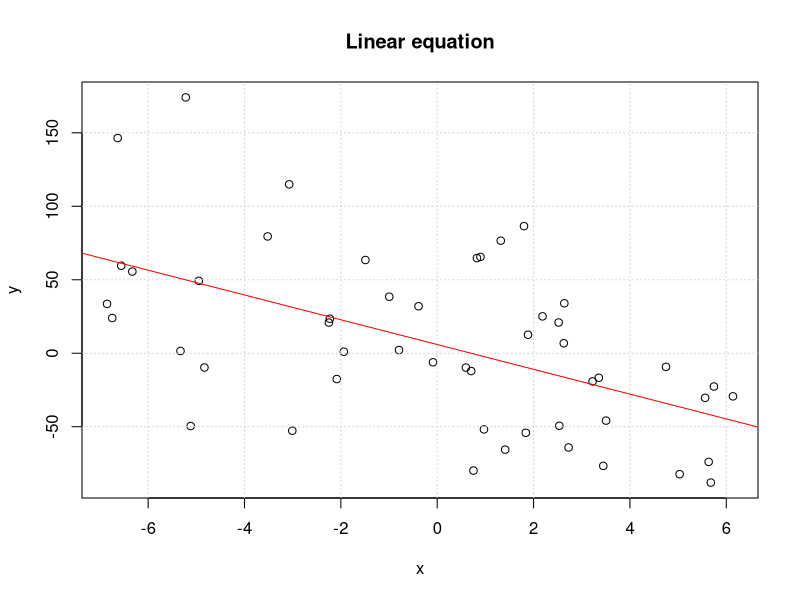
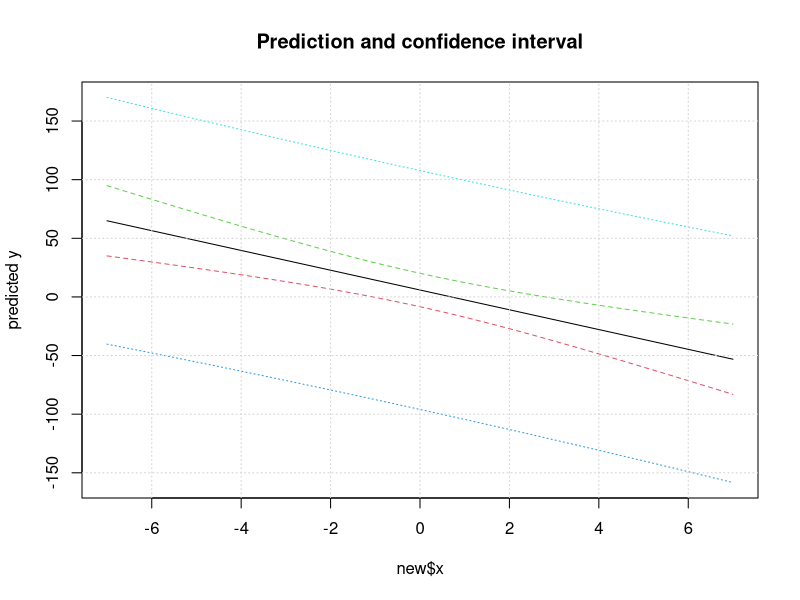
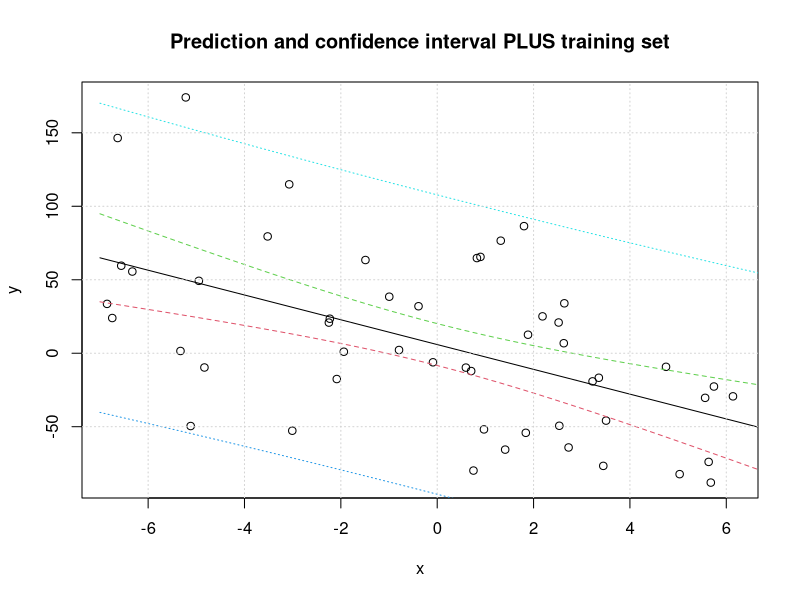

Generate these figures, in order, with R:
# Defining the equation
x = runif(50,-7,7)
y = 5-6*x+rnorm(50,0,50)
# Ploting the equation
plot(x,y)
title('Linear equation')
grid()
# Linear model
L = lm(y~x)
summary(L)
# the output is the coefficienties: (Intercept -> a0hat)/ (x -> a1hat

# L$coefficients: exact values
L$coefficients
abline(L,col='red')

# Calling for help in R
#help(predict.lm)

# Prediction of y_hat associated to the training sample
# Prediction associated to a new observaton
predict(L)
# Creating new data set
new = data.frame(x = seq(-7,7,0.1))

# Obtaining the confidence interval and prediction
# The prediction always require a new data set (new observation)
pred.w.plim <- predict(L, new, interval = "prediction")
# The confidence does not always require a new data set E[y]
pred.w.clim <- predict(L, new, interval = "confidence")
matplot(new$x, cbind(pred.w.clim, pred.w.plim[,-1]), lty = c(1,2,2,3,3), type = "l", ylab = "predicted y")
title('Prediction and confidence interval')
grid()
# Plotting individually (just replace plim or clim)
#matplot(new$x, pred.w.plim, lty = c(1,2,2,3,3), type = "l", ylab = "predicted y")
#grid()

# Plotting all together
plot(x,y)
title('Prediction and confidence interval PLUS training set')
matlines(new$x, cbind(pred.w.clim, pred.w.plim[,-1]), lty = c(1,2,2,3,3), type = "l", ylab = "predicted y")
grid()
